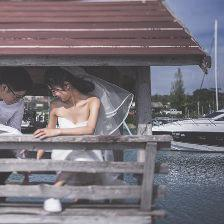
#> input picture data/train_data/1000_a.jpg, 224 x 224 px, given in place of 14470426704.jpg, which was not available
$ python color_op_old_and_bad.py
#> lines starting #> are read from the running program, lines starting #| are printed output that depends on the picture; after the words box and inside, x2 and y2 are one past the last pixel; in counts of white or black regions, pixels touching at a corner belong together; pictures that were not available may be replaced by others from this repository, and a replacement may not be noted
### utils/load_image.py
import sys
sys.path.append('/home/wyz/PycharmProjects/deep_drawing_and_paintings_network_make_photo_retouching_easier/')
import numpy as np
import pandas as pd
from PIL import Image
from PIL import Image
import matplotlib.pyplot as plt
import os
import cv2
from constant.constant import *


def resize_image(image,outpath,size=(224,224)):
    resized_img = cv2.resize(image,size)
    save_image(resized_img,filepath=outpath)


def load_image2numpy(path):
    img = np.array(Image.open(path))
#> img is the input picture: shape (224, 224, 3); mean R, G, B 119.5, 113.4, 121
    img = img/256.0
    return img

def show_image(image,info='SHOW'):
#> called with info = 'raw'
    image = image*255.0
    image = np.clip(image,a_max=255,a_min=0)
    image = Image.fromarray(image.astype(np.uint8))
#> image: PIL image 224x224 RGB
    image.show(title=info+'.png')
    return

# [83 lines left out: functions save_image, show_histogram, count_pixel, count_blue_pixel, check_histogram, not called in this run]


# [26 lines that do not run on import are left out]
        # [11 lines of commented-out code are left out]

### bin/color_op_old_and_bad.py
import cv2 as cv
import numpy as np
from utils.load_image import load_image2numpy,show_image
import math

# [88 lines left out: functions HSL_to_RGB, RGB_to_HSL, not called in this run]

def ColourDistance(rgb_1, rgb_2):
    R_1, G_1, B_1 = rgb_1
    R_2, G_2, B_2 = rgb_2
    rmean = (R_1 + R_2) / 2
    R = R_1 - R_2
    G = G_1 - G_2
    B = B_1 - B_2
    return math.sqrt( (2+rmean/256)*(R**2) + 4*(G**2)+(2+(255-rmean)/256)*(B**2)  )

# [12 lines left out: function new_ColourDistance, not called in this run]

def get_beta(distance,threshold):
    if distance<=0.55:
        return 1.0
    elif distance<threshold:
        k = 1/(0.55-threshold)
        b = (-threshold)*k
        beta = k*distance + b
        return beta
    else:
        return 0.0

# [31 lines left out: function keep_hue_stable, not called in this run]

def choose_similar_color(image,target_color_list,threshold=0.55,whe_show=False):
    """
    :param image: input_image as a numpy array
    :param target_color: like [0.4,0.0,1.0]
    :param threshold: the min distance between pixel color and the target_color
    :param whe_show: whe show the changed image
    :return: the shape is the same as the input image,and return a scalar(0~1) : 1 means similar ,0 means not similar
    """
#> called with threshold = 0.7, whe_show = True
    if threshold<0.55:
        raise RuntimeError("The threshold is too small! Please reset! ")
    height,width,n_channels = image.shape
#> height = 224; width = 224; n_channels = 3
    image_show = image.copy()
    result_scalar,result_binary = np.zeros(shape=[height,width]),np.zeros(shape=[height,width])
    # targer_r,target_g,target_b = target_color[0],target_color[1],target_color[2]
    for i in range(0,height):
        for j in range(0,width):
            pixel_color = image[i,j,:]
            distance = min([ColourDistance(item,pixel_color) for item in target_color_list])
            # distance = ColourDistance(target_color,pixel_color)
            if distance < threshold:
                beta = get_beta(distance,threshold)
                result_scalar[i][j],result_binary[i][j] = beta,1.0
                if whe_show:
                    a = [ item*beta for item in [1.0,1.0,1.0]]
                    b = [ item*(1-beta) for item in [image[i][j][0],image[i][j][1],image[i][j][2]] ]
                    c = [x + y for x, y in zip(a, b)]
                    image_show[i][j][0],image_show[i][j][1],image_show[i][j][2] = c
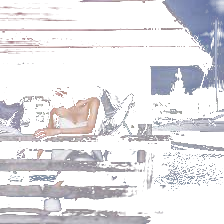
#> image_show: shape (224, 224, 3) float64; mean R, G, B 0.89, 0.887, 0.901
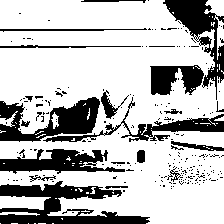
#> result_binary: shape (224, 224) float64; values 0 (black) and 1 (white), 73.2% white; 237 black regions (214 under 20 px), largest, box (x1, y1, x2, y2) and area: (0, 181, 150, 224) 3025, (0, 97, 100, 142) 2205, (163, 0, 224, 100) 1876
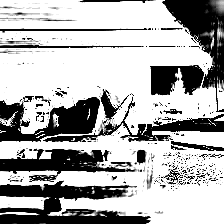
#> result_scalar: shape (224, 224) float64; min 0, max 1, mean 0.687
    if whe_show:
        show_image(image_show)
    return result_scalar,result_binary

# [173 lines left out: functions change_hsl, update_specific_hue, update_specific_saturation, update_global_saturation, not called in this run]

def normalized(target_color_list):
    result_list = target_color_list.copy()
    for i in range(len(target_color_list)):
        for j in range(3):
            result_list[i][j] = target_color_list[i][j] / 255.0
    return result_list

if __name__ == '__main__':
    root_path = '/home/wyz/PycharmProjects/deep_drawing_and_paintings_network_make_photo_retouching_easier/image/raw_image/'
    file = '14470426704.jpg'
    filepath = root_path + file

    raw_image_np = load_image2numpy(filepath)
    show_image(raw_image_np,info='raw')

    #  树干绿色 [58,71,27]  天空蓝色[126,152,187]  地面黄色[169,132,80]


    green = normalized([[79, 95, 59], [53, 64, 34], [102, 126, 48], [80, 119, 64], [164, 179, 34]])
    yellow = normalized([[173, 86, 32], [109, 67, 19], [129, 116, 38], [128, 78, 43]])
    blue = normalized([[79, 102, 154], [56, 110, 174], [71, 110, 165], [58, 84, 121], [25, 116, 161], [73, 172, 203]])
    sun = normalized([[212, 149, 33], [210, 157, 61], [232, 186, 64], [250, 216, 48]])
    skin = normalized([[208, 185, 169], [197, 167, 169], [210, 157, 125], [207, 155, 97], [171, 115, 56]])
    purple = normalized([[111, 88, 132], [49, 19, 83], [128, 67, 126]])


    # test hue -- blue
    choose_similar_color(raw_image_np,target_color_list=green,threshold=0.7,whe_show=True)
    # [23 lines of commented-out code are left out]

$ run again, on data/source_data/1.jpg
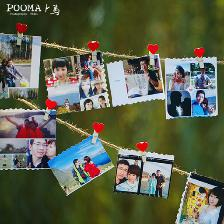
#> input picture data/source_data/1.jpg, 224 x 224 px, given in place of 14470426704.jpg, which was not available
#> in load_image2numpy, img is the input picture: shape (224, 224, 3); mean R, G, B 92.6, 97.6, 75.8
#> after the loop in choose_similar_color, `for i in range(0,height):`:
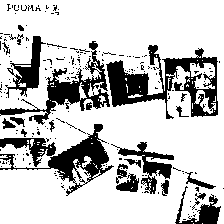
#> result_binary: shape (224, 224) float64; values 0 (black) and 1 (white), 77% white; 214 black regions (190 under 20 px), largest, box (x1, y1, x2, y2) and area: (106, 45, 218, 119) 3149, (0, 41, 110, 125) 1924, (0, 124, 114, 196) 1834
#> after the loop in choose_similar_color, `for i in range(0,height):`:
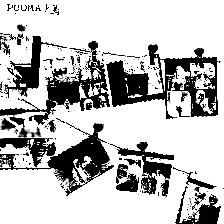
#> result_scalar: shape (224, 224) float64; min 0, max 1, mean 0.75
